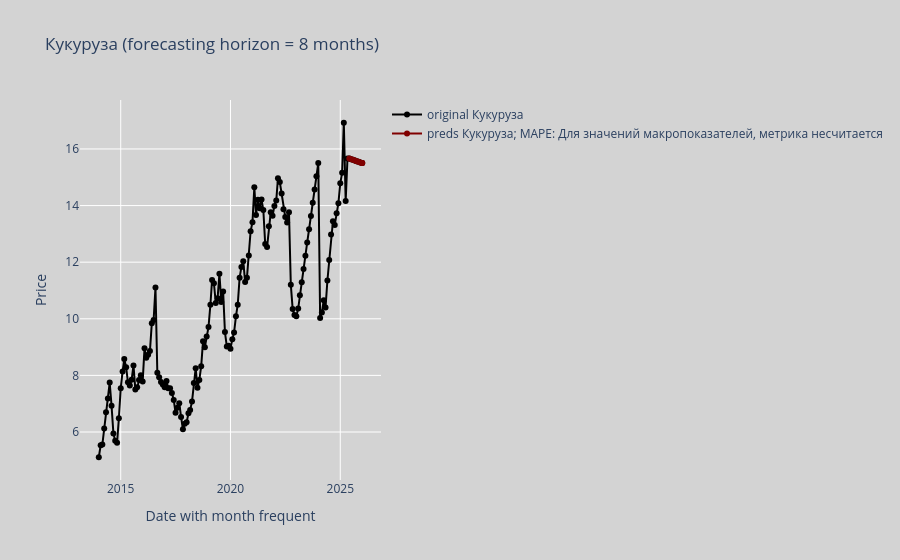
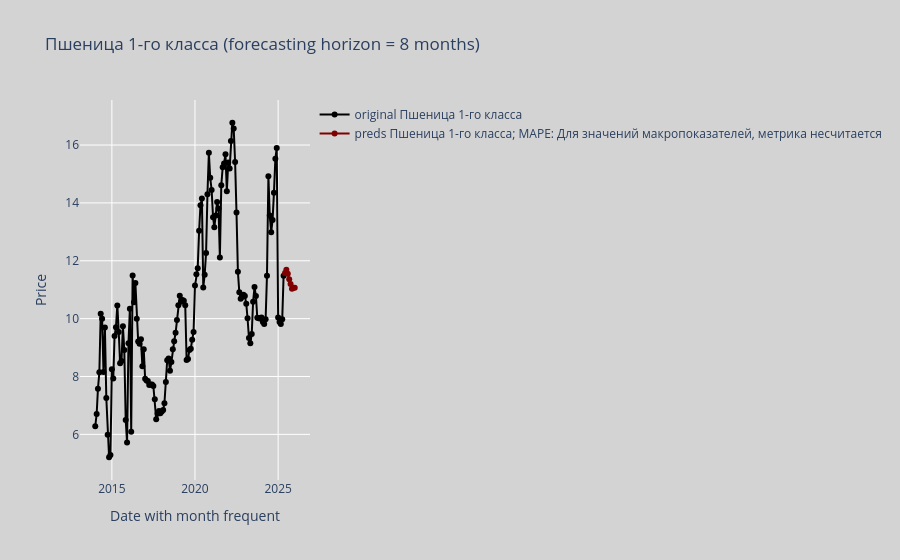
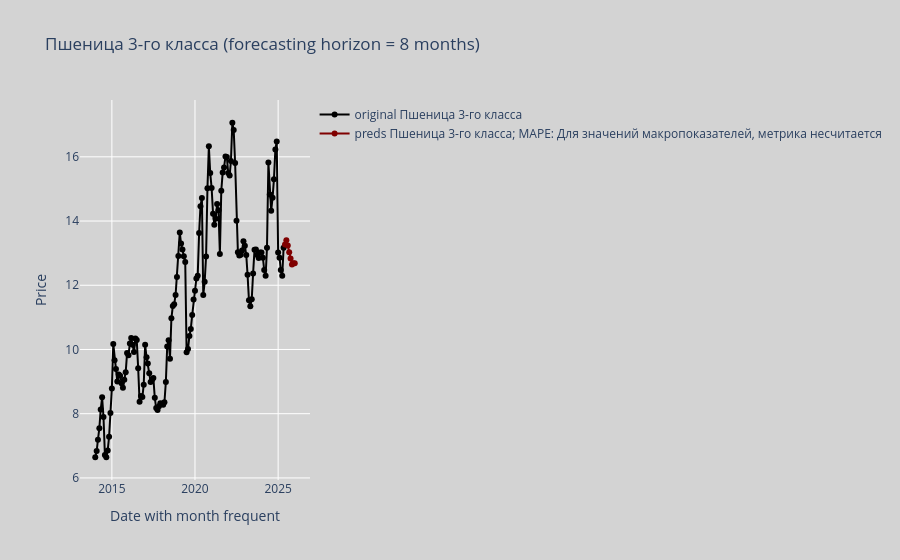
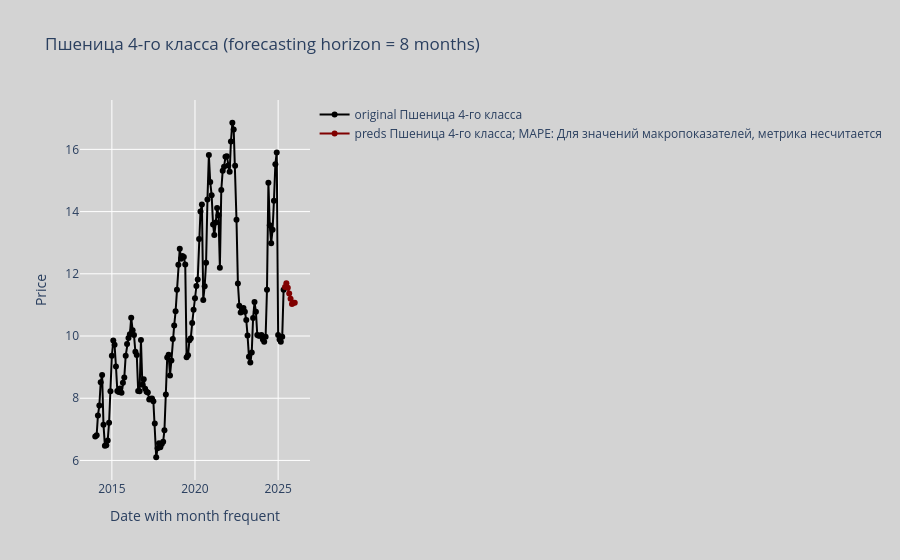

Here is the notebook cell these charts were saved with, in order:
### Code cell
from sklearn.metrics import mean_absolute_percentage_error as mape


answer_last = pd.DataFrame([])
df_updated.columns = [col_name.replace("/", " ") for col_name in df_updated.columns]
mape_values = {}
processed_columns = []
for col in list(CATEGORY_MAP.keys()):
    is_predicting_macro = col in macro_updated.columns
    df_for_col = macro_updated if is_predicting_macro else df_updated
    if col in ('Подсолнечное масло (наливом) не бутилированное, не'):
        continue
    category_to_pred = CATEGORY_MAP.get(col, "")
    if category_to_pred == "":
        continue

    cluster_preds, ts_prediction = get_prediction_for_ts(df_updated,
                                                          models[category_to_pred],
                                                          col,
                                                          MODEL_NAME_FOR_FORECASTER,
                                                          macro_updated,
                                                          past_idx,
                                                          future_idx,
                                                          CATEGORY_MAP,
                                                          BEST_PREDICTORS_FOR_INDEX,
                                                          TARGET_COL_SUFFIX,
                                                          FUTURE_FORECASTER_TS_NAME,
                                                          FUTURE_FORECASTER_TS_VALUES,
                                                          USE_FUTURE_COV,
                                                          PREDICTION_HORIZON,
                                                          IS_BACKTEST,
                                                          PREDICTOR_LAG,
                                                          new_dates
                                                        )
    processed_columns.append(col)
    answer_last = pd.concat([answer_last, ts_prediction], axis=1)
    if not is_predicting_macro:
        mape_val = mape(df_for_col.loc[ts_prediction.index][col], ts_prediction[f"{col}_preds"]) if IS_BACKTEST else 0
    else:
        mape_val = None
    mape_values[col] = mape_val
    plot_graphics_for_each_ts(df_for_col[f"{col}"],
                          ts_prediction[f"{col}_preds"],
                          None,
                          col,
                          mape_val,
                          -1,
                          BEST_PREDICTORS_FOR_INDEX[CATEGORY_MAP[col]],
                          "",
                          forecasting_horizon=PREDICTION_HORIZON)

### Figure 1 — Plotly figure (JSON) as saved in the notebook; plotly's stock layout.template omitted (floating-point values rounded to 4 significant figures; data arrays with more than 128 entries replaced by an {"elided": "..."} marker saying what was removed)
{"data": [{"hovertemplate": "<b>Original</b><br>Date: %{x}<br>Price: %{y:.2f}<br><extra></extra>", "line": {"color": "black", "width": 2}, "marker": {"size": 6}, "mode": "lines+markers", "name": "original Кукуруза", "type": "scatter", "x": {"elided": "145 str values"}, "y": {"elided": "145 float values"}}, {"hovertemplate": "<b>Prediction</b><br>Date: %{x}<br>Price: %{y:.2f}<br><extra></extra>", "line": {"color": "maroon", "width": 2}, "marker": {"size": 6}, "mode": "lines+markers", "name": "preds Кукуруза; MAPE: Для значений макропоказателей, метрика несчитается", "type": "scatter", "x": ["2025-06-01T00:00:00", "2025-07-01T00:00:00", "2025-08-01T00:00:00", "2025-09-01T00:00:00", "2025-10-01T00:00:00", "2025-11-01T00:00:00", "2025-12-01T00:00:00", "2026-01-01T00:00:00", "2026-01-01T00:00:00"], "y": [15.66, 15.64, 15.62, 15.59, 15.57, 15.55, 15.52, 15.5, 15.5]}], "layout": {"autosize": true, "hovermode": "x unified", "paper_bgcolor": "lightgray", "plot_bgcolor": "lightgray", "showlegend": true, "title": {"text": "Кукуруза (forecasting horizon = 8 months)"}, "xaxis": {"autorange": true, "range": ["2013-03-18 20:53:08.2698", "2026-10-16 03:06:51.7302"], "title": {"text": "Date with month frequent"}, "type": "date"}, "yaxis": {"autorange": true, "range": [4.133, 17.9], "title": {"text": "Price"}, "type": "linear"}}}

### Figure 2 — Plotly figure (JSON) as saved in the notebook; plotly's stock layout.template omitted (floating-point values rounded to 4 significant figures; data arrays with more than 128 entries replaced by an {"elided": "..."} marker saying what was removed)
{"data": [{"hovertemplate": "<b>Original</b><br>Date: %{x}<br>Price: %{y:.2f}<br><extra></extra>", "line": {"color": "black", "width": 2}, "marker": {"size": 6}, "mode": "lines+markers", "name": "original Пшеница 1-го класса", "type": "scatter", "x": {"elided": "145 str values"}, "y": {"elided": "145 float values"}}, {"hovertemplate": "<b>Prediction</b><br>Date: %{x}<br>Price: %{y:.2f}<br><extra></extra>", "line": {"color": "maroon", "width": 2}, "marker": {"size": 6}, "mode": "lines+markers", "name": "preds Пшеница 1-го класса; MAPE: Для значений макропоказателей, метрика несчитается", "type": "scatter", "x": ["2025-06-01T00:00:00", "2025-07-01T00:00:00", "2025-08-01T00:00:00", "2025-09-01T00:00:00", "2025-10-01T00:00:00", "2025-11-01T00:00:00", "2025-12-01T00:00:00", "2026-01-01T00:00:00", "2026-01-01T00:00:00"], "y": [11.58, 11.69, 11.55, 11.36, 11.19, 11.03, 11.07, 11.07, null]}], "layout": {"autosize": true, "hovermode": "x unified", "paper_bgcolor": "lightgray", "plot_bgcolor": "lightgray", "showlegend": true, "title": {"text": "Пшеница 1-го класса (forecasting horizon = 8 months)"}, "xaxis": {"autorange": true, "range": ["2012-05-02 23:29:49.2216", "2027-09-01 00:30:10.7784"], "title": {"text": "Date with month frequent"}, "type": "date"}, "yaxis": {"autorange": true, "range": [4.255, 17.72], "title": {"text": "Price"}, "type": "linear"}}}

### Figure 3 — Plotly figure (JSON) as saved in the notebook; plotly's stock layout.template omitted (floating-point values rounded to 4 significant figures; data arrays with more than 128 entries replaced by an {"elided": "..."} marker saying what was removed)
{"data": [{"hovertemplate": "<b>Original</b><br>Date: %{x}<br>Price: %{y:.2f}<br><extra></extra>", "line": {"color": "black", "width": 2}, "marker": {"size": 6}, "mode": "lines+markers", "name": "original Пшеница 3-го класса", "type": "scatter", "x": {"elided": "145 str values"}, "y": {"elided": "145 float values"}}, {"hovertemplate": "<b>Prediction</b><br>Date: %{x}<br>Price: %{y:.2f}<br><extra></extra>", "line": {"color": "maroon", "width": 2}, "marker": {"size": 6}, "mode": "lines+markers", "name": "preds Пшеница 3-го класса; MAPE: Для значений макропоказателей, метрика несчитается", "type": "scatter", "x": ["2025-06-01T00:00:00", "2025-07-01T00:00:00", "2025-08-01T00:00:00", "2025-09-01T00:00:00", "2025-10-01T00:00:00", "2025-11-01T00:00:00", "2025-12-01T00:00:00", "2026-01-01T00:00:00", "2026-01-01T00:00:00"], "y": [13.27, 13.4, 13.24, 13.03, 12.83, 12.64, 12.69, 12.69, null]}], "layout": {"autosize": true, "hovermode": "x unified", "paper_bgcolor": "lightgray", "plot_bgcolor": "lightgray", "showlegend": true, "title": {"text": "Пшеница 3-го класса (forecasting horizon = 8 months)"}, "xaxis": {"autorange": true, "range": ["2012-05-02 23:29:49.2216", "2027-09-01 00:30:10.7784"], "title": {"text": "Date with month frequent"}, "type": "date"}, "yaxis": {"autorange": true, "range": [5.784, 17.92], "title": {"text": "Price"}, "type": "linear"}}}

### Figure 4 — Plotly figure (JSON) as saved in the notebook; plotly's stock layout.template omitted (floating-point values rounded to 4 significant figures; data arrays with more than 128 entries replaced by an {"elided": "..."} marker saying what was removed)
{"data": [{"hovertemplate": "<b>Original</b><br>Date: %{x}<br>Price: %{y:.2f}<br><extra></extra>", "line": {"color": "black", "width": 2}, "marker": {"size": 6}, "mode": "lines+markers", "name": "original Пшеница 4-го класса", "type": "scatter", "x": {"elided": "145 str values"}, "y": {"elided": "145 float values"}}, {"hovertemplate": "<b>Prediction</b><br>Date: %{x}<br>Price: %{y:.2f}<br><extra></extra>", "line": {"color": "maroon", "width": 2}, "marker": {"size": 6}, "mode": "lines+markers", "name": "preds Пшеница 4-го класса; MAPE: Для значений макропоказателей, метрика несчитается", "type": "scatter", "x": ["2025-06-01T00:00:00", "2025-07-01T00:00:00", "2025-08-01T00:00:00", "2025-09-01T00:00:00", "2025-10-01T00:00:00", "2025-11-01T00:00:00", "2025-12-01T00:00:00", "2026-01-01T00:00:00", "2026-01-01T00:00:00"], "y": [11.58, 11.69, 11.55, 11.36, 11.19, 11.03, 11.07, 11.07, null]}], "layout": {"autosize": true, "hovermode": "x unified", "paper_bgcolor": "lightgray", "plot_bgcolor": "lightgray", "showlegend": true, "title": {"text": "Пшеница 4-го класса (forecasting horizon = 8 months)"}, "xaxis": {"autorange": true, "range": ["2012-05-02 23:29:49.2216", "2027-09-01 00:30:10.7784"], "title": {"text": "Date with month frequent"}, "type": "date"}, "yaxis": {"autorange": true, "range": [5.216, 17.74], "title": {"text": "Price"}, "type": "linear"}}}
